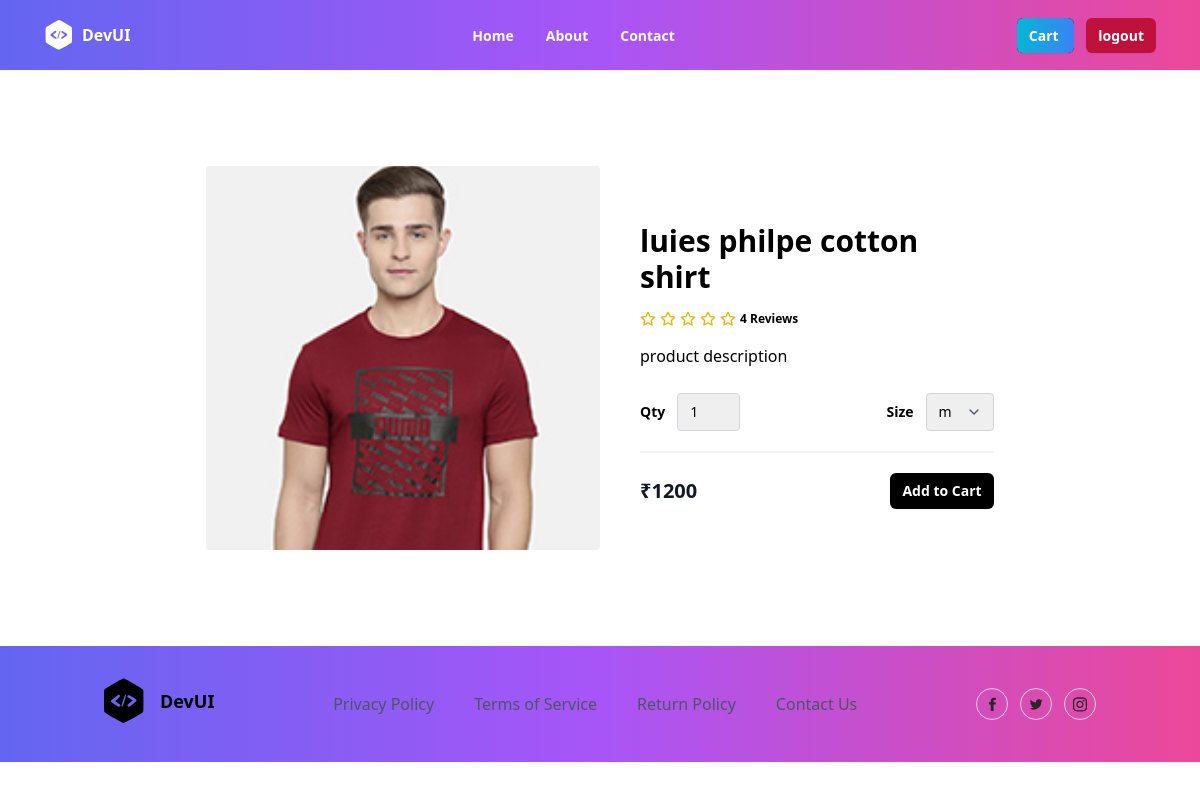
The page /products/1/ on the database its author committed.
### store/models.py (models this page shows, shortened)
class Product(models.Model):
    title = models.CharField(max_length=200)
    description = models.TextField(null=True, blank=True)
    size_object = models.ManyToManyField(Size)
    category_object = models.ForeignKey(Category, on_delete=models.CASCADE)
    brand_object = models.ForeignKey(Brand, on_delete=models.CASCADE)
    image = models.ImageField(upload_to='product_images', null=True, blank=True, default='product_images/default.jpg')
    price = models.PositiveIntegerField()
    tag_object=models.ManyToManyField(Tag)
    created_date = models.DateTimeField(auto_now_add=True)
    updated_date = models.DateTimeField(auto_now=True)
    is_active = models.BooleanField(default=True)

### store/views.py (the view)
# urls.py: path('products/<int:pk>/',views.ProductDetailView.as_view(),name="product-detail"),
class ProductDetailView(View):
    def get(self,request,*args,**kwargs):
        id=kwargs.get("pk")
        qs=Product.objects.get(id=id)
        return render(request,"product_detail.html",{"data":qs})

### store/templates/product_detail.html (shortened to what this page needs)
{%extends 'base.html'%}
{%block main_block%}
<section class="overflow-hidden">
  <form method="post" action="{%url 'addto-cart' data.id%}">
    <div class="mx-auto max-w-5xl px-5 py-24">
      <div class="mx-auto flex flex-wrap items-center lg:w-4/5">
        <img
          alt="Nike Air Max 21A"
          class="h-64 w-full rounded object-cover lg:h-96 lg:w-1/2"
          src="{{data.image.url}}"
        />
        <div class="mt-6 w-full lg:mt-0 lg:w-1/2 lg:pl-10">
          <h1 class="my-4 text-3xl font-semibold text-black"> {{data.title}}</h1>
          <div class="my-4 flex items-center">
            <span class="flex items-center space-x-1">
              <span class="ml-3 inline-block text-xs font-semibold">
                4 Reviews
              </span>
            </span>
          </div>
          <p class="leading-relaxed">
           {{data.description}}
          </p>
          <div class="mb-5 mt-6 flex items-center border-b-2 border-gray-100 pb-5">
            <div class="flex items-center">
              <span class="mr-3 text-sm font-semibold">Qty</span>
              <select name="qty" class="appearance-none rounded border border-gray-300 py-2 pl-3 pr-10 text-sm focus:border-black focus:outline-none focus:ring-2 focus:ring-black">
                <option value="1">1</option>
              </select>
            </div>
            <div class="ml-auto flex items-center">
              <span class="mr-3 text-sm font-semibold">Size</span>
              <div class="relative">
                <select name="size" class="appearance-none rounded border border-gray-300 py-2 pl-3 pr-10 text-sm focus:border-black focus:outline-none focus:ring-2 focus:ring-black">
                    {%for sob in data.size_object.all%}
                        <option value="{{sob.name}}">{{sob.name}}</option>
                    {%endfor%}
                </select>
                <span class="pointer-events-none absolute right-0 top-0 flex h-full w-10 items-center justify-center text-center text-gray-600">
                </span>
              </div>
            </div>
          </div>
          <div class="flex items-center justify-between">
            <span class="title-font text-xl font-bold text-gray-900">
              ₹{{data.price}}
            </span>
            <button
              type="submit"
              class="rounded-md bg-black px-3 py-2 text-sm font-semibold text-white shadow-sm hover:bg-black/80 focus-visible:outline focus-visible:outline-2 focus-visible:outline-offset-2 focus-visible:outline-black"
            >
              Add to Cart
            </button>
          </div>
        </div>
      </div>
    </div>
  </form>
  </section>
{%endblock%}

### rows shown on the page
Product: image (picture), title "luies philpe cotton shirt", description "product description", price "1200"

### other values the page prints
form field size "m"
